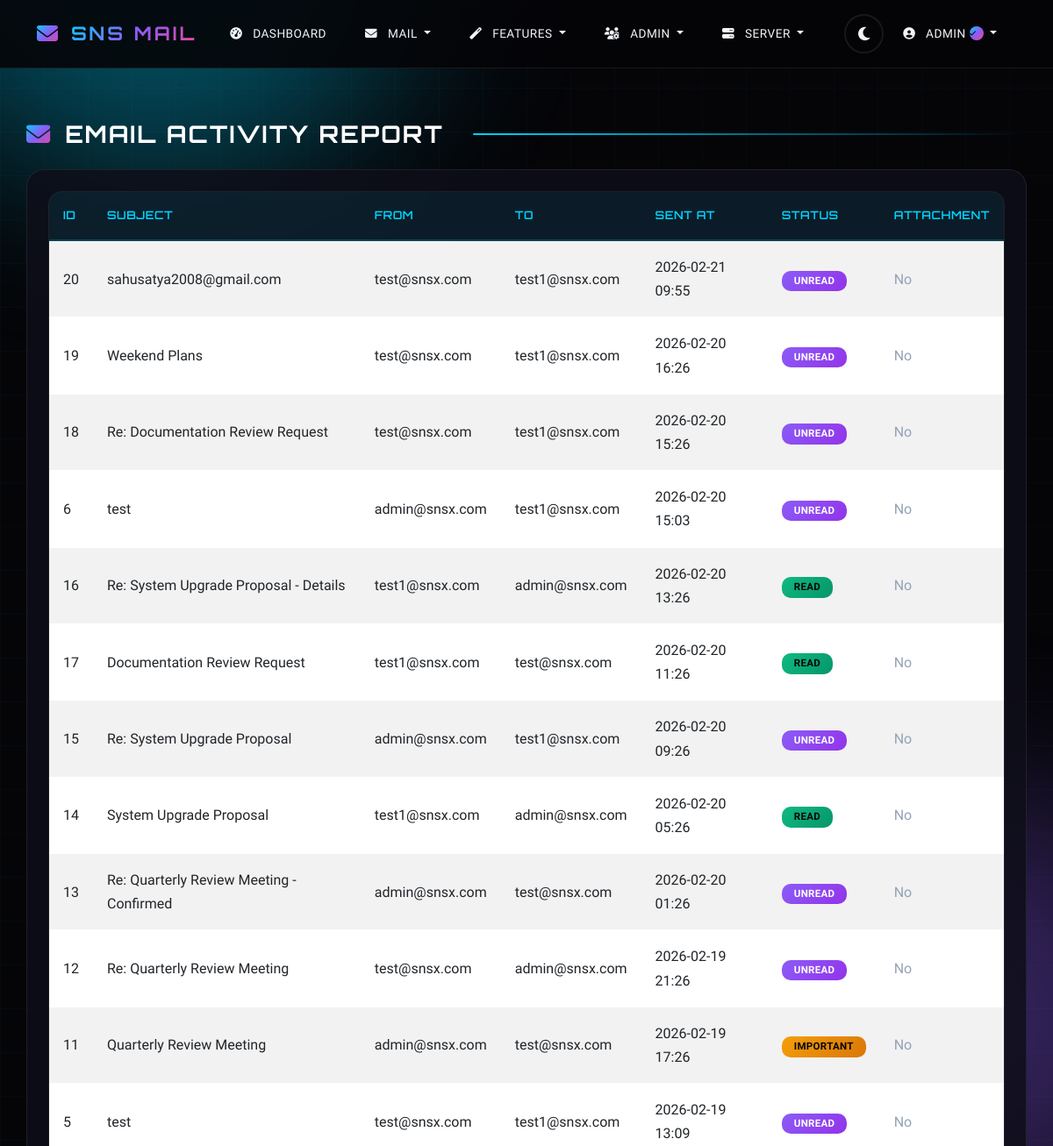
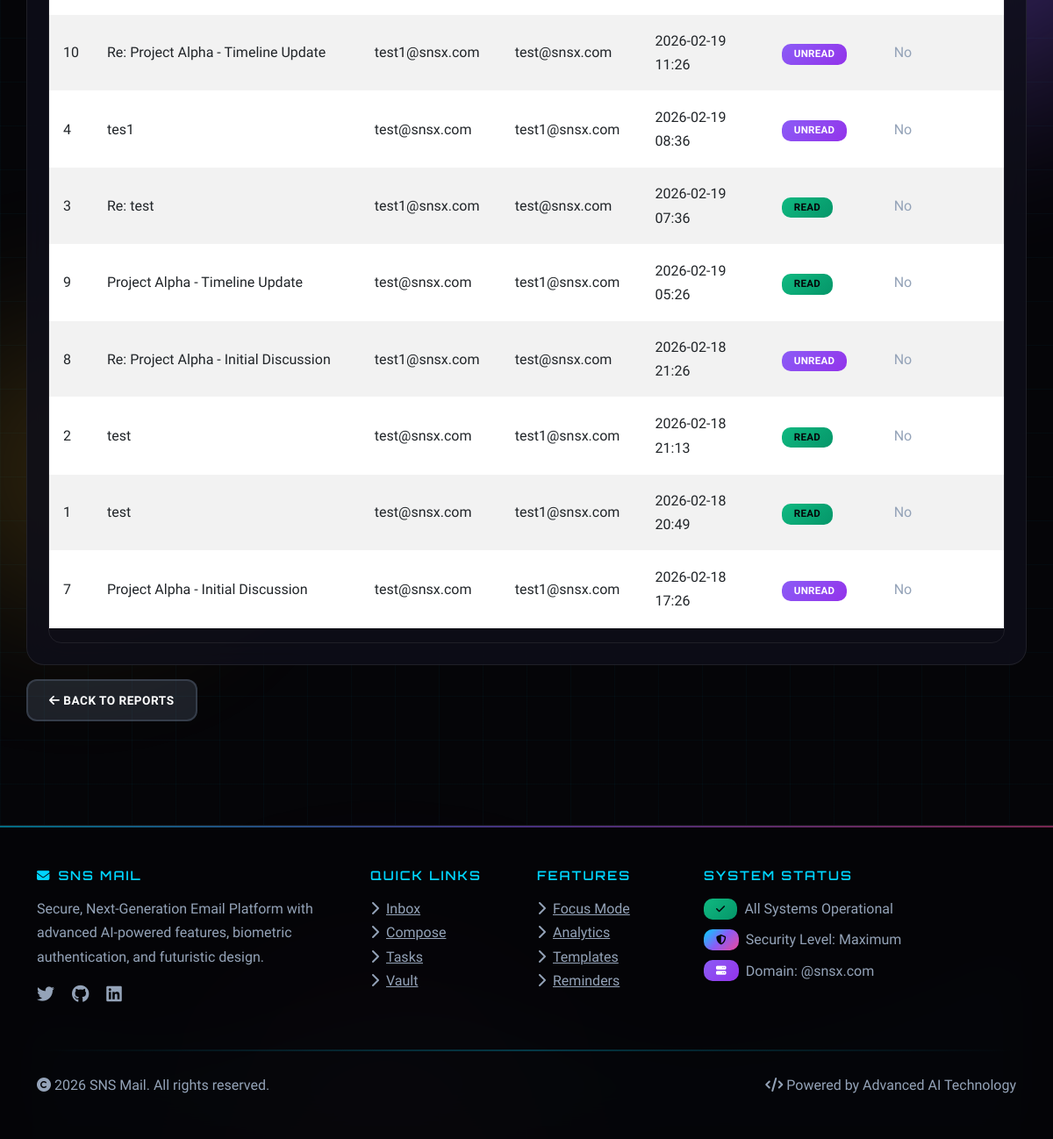
Page /reports/email-activity (signed in) on the committed database (2 pictures, top to bottom).
### sns_mail/database/models.py (models this page shows, shortened)
class User(UserMixin, db.Model):
    __tablename__ = 'users'
    id = db.Column(db.Integer, primary_key=True)
    name = db.Column(db.String(100), nullable=False)
    username = db.Column(db.String(50), unique=True, nullable=False)
    email = db.Column(db.String(120), unique=True, nullable=False)
    password_hash = db.Column(db.String(128))
    face_photo = db.Column(db.String(200))
    eye_scan = db.Column(db.String(200))
    totp_secret = db.Column(db.String(16))
    is_2fa_enabled = db.Column(db.Boolean, default=False)
    is_admin = db.Column(db.Boolean, default=False)
    is_server_admin = db.Column(db.Boolean, default=False)
    is_banned = db.Column(db.Boolean, default=False)
    ban_reason = db.Column(db.Text)
    is_verified = db.Column(db.Boolean, default=False)  # Blue tick verification
    created_at = db.Column(db.DateTime, default=datetime.utcnow)
    last_login = db.Column(db.DateTime)
    login_attempts = db.Column(db.Integer, default=0)
    locked_until = db.Column(db.DateTime)
    ai_preferences = db.Column(db.Text)  # JSON for AI learning preferences
    mood_tracking_enabled = db.Column(db.Boolean, default=True)
    focus_mode_enabled = db.Column(db.Boolean, default=False)
    focus_mode_until = db.Column(db.DateTime)
    sent_emails = db.relationship('Email', foreign_keys='Email.sender_id', backref='sender', lazy='dynamic')
    received_emails = db.relationship('Email', foreign_keys='Email.recipient_id', backref='recipient', lazy='dynamic')
    drafts = db.relationship('Draft', backref='user', lazy='dynamic')
    sent_folders = db.relationship('SentFolder', backref='user', lazy='dynamic')
    important_folders = db.relationship('ImportantFolder', backref='user', lazy='dynamic')
    archive_folders = db.relationship('ArchiveFolder', backref='user', lazy='dynamic')
    deleted_folders = db.relationship('DeletedFolder', backref='user', lazy='dynamic')
    spam_folders = db.relationship('SpamFolder', backref='user', lazy='dynamic')
    notes = db.relationship('Note', backref='user', lazy='dynamic')
    tasks = db.relationship('Task', backref='user', lazy='dynamic')
    vault_items = db.relationship('VaultItem', backref='user', lazy='dynamic')
    email_analytics = db.relationship('EmailAnalytics', backref='user', lazy='dynamic')
    scheduled_emails = db.relationship('ScheduledEmail', backref='user', lazy='dynamic')
    mood_logs = db.relationship('MoodLog', backref='user', lazy='dynamic')
    focus_sessions = db.relationship('FocusSession', backref='user', lazy='dynamic')
    email_templates = db.relationship('EmailTemplate', backref='user', lazy='dynamic')

class Email(db.Model):
    __tablename__ = 'emails'
    id = db.Column(db.Integer, primary_key=True)
    subject = db.Column(db.String(200), nullable=False)
    body = db.Column(db.Text, nullable=False)
    sender_id = db.Column(db.Integer, db.ForeignKey('users.id'), nullable=False)
    recipient_id = db.Column(db.Integer, db.ForeignKey('users.id'), nullable=False)
    sent_at = db.Column(db.DateTime, default=datetime.utcnow)
    read_at = db.Column(db.DateTime)
    is_read = db.Column(db.Boolean, default=False)
    is_important = db.Column(db.Boolean, default=False)
    is_deleted = db.Column(db.Boolean, default=False)
    is_spam = db.Column(db.Boolean, default=False)
    attachment_path = db.Column(db.String(200))
    attachment_filename = db.Column(db.String(100))
    virus_detected = db.Column(db.Boolean, default=False)
    is_self_destructing = db.Column(db.Boolean, default=False)
    destruct_after_read = db.Column(db.Boolean, default=False)
    destruct_at = db.Column(db.DateTime)
    destructed_at = db.Column(db.DateTime)
    is_encrypted = db.Column(db.Boolean, default=False)
    encryption_key = db.Column(db.String(64))
    mood_score = db.Column(db.Float)  # AI-detected mood (-1 to 1)
    mood_label = db.Column(db.String(20))  # positive, negative, neutral
    ai_summary = db.Column(db.Text)  # AI-generated summary
    priority_score = db.Column(db.Float, default=0.5)  # 0-1 priority
    read_duration = db.Column(db.Integer)  # seconds spent reading
    is_pinned = db.Column(db.Boolean, default=False)
    pinned_at = db.Column(db.DateTime)
    follow_up_reminder = db.Column(db.DateTime)
    follow_up_sent = db.Column(db.Boolean, default=False)

### sns_mail/core/admin_routes.py (the view)
@admin.route('/reports/email-activity')
@login_required
def email_activity_report():
    if not current_user.is_admin and not current_user.is_server_admin:
        flash('Access denied.', 'danger')
        return redirect(url_for('client.dashboard'))
    emails = Email.query.order_by(Email.sent_at.desc()).limit(100).all()
    return render_template('admin/email_activity_report.html', emails=emails)

### sns_mail/templates/admin/email_activity_report.html (shortened to what this page needs)
{% extends "base.html" %}
{% block content %}
<div class="row">
    <div class="col-12">
        <h2 class="mb-4">
            <i class="fas fa-envelope text-primary"></i>
            Email Activity Report
        </h2>
    </div>
</div>
<div class="card">
    <div class="card-body">
        <div class="table-responsive">
            <table class="table table-striped table-hover">
                <thead>
                    <tr>
                        <th>ID</th>
                        <th>Subject</th>
                        <th>From</th>
                        <th>To</th>
                        <th>Sent At</th>
                        <th>Status</th>
                        <th>Attachment</th>
                    </tr>
                </thead>
                <tbody>
                    {% for email in emails %}
                        <tr>
                            <td>{{ email.id }}</td>
                            <td>{{ email.subject[:40] }}{% if email.subject|length > 40 %}...{% endif %}</td>
                            <td>{{ email.sender.email }}</td>
                            <td>{{ email.recipient.email }}</td>
                            <td>{{ email.sent_at.strftime('%Y-%m-%d %H:%M') if email.sent_at else 'N/A' }}</td>
                            <td>
                                {% if email.is_spam %}
                                    <span class="badge bg-danger">Spam</span>
                                {% elif email.is_deleted %}
                                    <span class="badge bg-secondary">Deleted</span>
                                {% elif email.is_important %}
                                    <span class="badge bg-warning">Important</span>
                                {% elif not email.is_read %}
                                    <span class="badge bg-info">Unread</span>
                                {% else %}
                                    <span class="badge bg-success">Read</span>
                                {% endif %}
                            </td>
                            <td>
                                {% if email.attachment_filename %}
                                    <span class="badge bg-primary">Yes</span>
                                {% else %}
                                    <span class="text-muted">No</span>
                                {% endif %}
                            </td>
                        </tr>
                    {% else %}
                        <tr>
                            <td colspan="7" class="text-center">No emails found</td>
                        </tr>
                    {% endfor %}
                </tbody>
            </table>
        </div>
    </div>
</div>
<div class="mt-3">
    <a href="{{ url_for('admin.reports') }}" class="btn btn-secondary">
        <i class="fas fa-arrow-left"></i> Back to Reports
    </a>
</div>
{% endblock %}

### sns_mail/templates/base.html (shortened to what this page needs)
<!DOCTYPE html>
<html lang="en">
<head>
    <link href="https://cdn.jsdelivr.net/npm/bootstrap@5.3.0/dist/css/bootstrap.min.css" rel="stylesheet">
    <link href="https://cdnjs.cloudflare.com/ajax/libs/font-awesome/6.4.0/css/all.min.css" rel="stylesheet">
    <link href="{{ url_for('static', filename='css/style.css') }}" rel="stylesheet">
</head>
<body>
    <div class="parallax-container">
        <div class="parallax-orb orb-1"></div>
    </div>
    <div class="wave-container">
    </div>
    <nav class="navbar navbar-expand-lg navbar-dark" id="mainNavbar">
        <div class="container">
            <a class="navbar-brand" href="{{ url_for('auth.index') }}">
                <i class="fas fa-envelope icon-animated"></i>
                <span>SNS Mail</span>
            </a>
            <div class="collapse navbar-collapse" id="navbarNav">
                <ul class="navbar-nav me-auto">
                    {% if current_user.is_authenticated %}
                        <li class="nav-item">
                            <a class="nav-link" href="{{ url_for('client.dashboard') }}">
                                <i class="fas fa-tachometer-alt"></i> Dashboard
                            </a>
                        </li>
                        <li class="nav-item dropdown">
                            <a class="nav-link dropdown-toggle" href="#" role="button" data-bs-toggle="dropdown">
                                <i class="fas fa-envelope"></i> Mail
                            </a>
                        </li>
                        <li class="nav-item dropdown">
                            <a class="nav-link dropdown-toggle" href="#" role="button" data-bs-toggle="dropdown">
                                <i class="fas fa-magic"></i> Features
                            </a>
                        </li>
                        {% if current_user.is_admin or current_user.is_server_admin %}
                            <li class="nav-item dropdown">
                                <a class="nav-link dropdown-toggle" href="#" role="button" data-bs-toggle="dropdown">
                                    <i class="fas fa-users-cog"></i> Admin
                                </a>
                            </li>
                        {% endif %}
                        {% if current_user.is_server_admin %}
                            <li class="nav-item dropdown">
                                <a class="nav-link dropdown-toggle" href="#" role="button" data-bs-toggle="dropdown">
                                    <i class="fas fa-server"></i> Server
                                </a>
                            </li>
                        {% endif %}
                    {% endif %}
                </ul>
                <ul class="navbar-nav d-flex align-items-center">
                    <li class="nav-item">
                        <button class="theme-toggle" id="themeToggle" title="Toggle Theme">
                            <i class="fas fa-moon" id="themeIcon"></i>
                        </button>
                    </li>
                    {% if current_user.is_authenticated %}
                        <li class="nav-item dropdown">
                            <a class="nav-link dropdown-toggle" href="#" role="button" data-bs-toggle="dropdown">
                                <i class="fas fa-user-circle"></i>
                                <span class="verified-name">
                                    {{ current_user.username }}
                                    {% if current_user.is_verified %}
                                        <span class="verified-badge verified-badge-sm" data-tooltip="Verified User">
                                            <i class="fas fa-check"></i>
                                        </span>
                                    {% endif %}
                                </span>
                            </a>
                        </li>
                    {% endif %}
                </ul>
            </div>
        </div>
    </nav>
    <main class="container mt-4">
        {% block content %}{% endblock %}
    </main>
    <footer class="text-light mt-5 py-5">
        <div class="container">
            <div class="row">
                <div class="col-lg-4 mb-4">
                    <h5><i class="fas fa-envelope me-2 icon-pulse"></i>SNS Mail</h5>
                    <p class="mt-3">Secure, Next-Generation Email Platform with advanced AI-powered features, biometric authentication, and futuristic design.</p>
                    <div class="mt-3">
                        <a href="#" class="text-secondary me-3"><i class="fab fa-twitter fa-lg icon-animated"></i></a>
                        <a href="#" class="text-secondary me-3"><i class="fab fa-github fa-lg icon-animated"></i></a>
                        <a href="#" class="text-secondary me-3"><i class="fab fa-linkedin fa-lg icon-animated"></i></a>
                    </div>
                </div>
                <div class="col-lg-2 col-md-4 mb-4">
                    <h5>Quick Links</h5>
                    <ul class="list-unstyled mt-3">
                        <li><a href="{{ url_for('client.inbox') }}" class="text-secondary"><i class="fas fa-chevron-right me-2"></i>Inbox</a></li>
                        <li><a href="{{ url_for('client.compose') }}" class="text-secondary"><i class="fas fa-chevron-right me-2"></i>Compose</a></li>
                        <li><a href="{{ url_for('features.tasks') }}" class="text-secondary"><i class="fas fa-chevron-right me-2"></i>Tasks</a></li>
                        <li><a href="{{ url_for('features.vault') }}" class="text-secondary"><i class="fas fa-chevron-right me-2"></i>Vault</a></li>
                    </ul>
                </div>
                <div class="col-lg-2 col-md-4 mb-4">
                    <h5>Features</h5>
                    <ul class="list-unstyled mt-3">
                        <li><a href="{{ url_for('features.focus_mode') }}" class="text-secondary"><i class="fas fa-chevron-right me-2"></i>Focus Mode</a></li>
                        <li><a href="{{ url_for('features.analytics') }}" class="text-secondary"><i class="fas fa-chevron-right me-2"></i>Analytics</a></li>
                        <li><a href="{{ url_for('features.templates') }}" class="text-secondary"><i class="fas fa-chevron-right me-2"></i>Templates</a></li>
                        <li><a href="{{ url_for('features.reminders') }}" class="text-secondary"><i class="fas fa-chevron-right me-2"></i>Reminders</a></li>
                    </ul>
                </div>
                <div class="col-lg-4 col-md-4 mb-4">
                    <h5>System Status</h5>
                    <div class="mt-3">
                        <div class="d-flex align-items-center mb-2">
                            <span class="badge bg-success me-2"><i class="fas fa-check icon-pulse"></i></span>
                            <span class="text-secondary">All Systems Operational</span>
                        </div>
                        <div class="d-flex align-items-center mb-2">
                            <span class="badge bg-primary me-2"><i class="fas fa-shield-alt icon-pulse"></i></span>
                            <span class="text-secondary">Security Level: Maximum</span>
                        </div>
                        <div class="d-flex align-items-center">
                            <span class="badge bg-info me-2"><i class="fas fa-server icon-pulse"></i></span>
                            <span class="text-secondary">Domain: @snsx.com</span>
                        </div>
                    </div>
                </div>
            </div>
            <hr>
            <div class="row align-items-center">
                <div class="col-md-6">
                    <p class="mb-0 text-secondary">
                        <i class="fas fa-copyright"></i> 2026 SNS Mail. All rights reserved.
                    </p>
                </div>
                <div class="col-md-6 text-md-end">
                    <p class="mb-0 text-secondary">
                        <i class="fas fa-code"></i> Powered by Advanced AI Technology
                    </p>
                </div>
            </div>
        </div>
    </footer>
</body>
</html>

### rows in the picture
User: username "ADMIN"
Email: id "20", subject "sahusatya2008@gmail.com", sender.email "test@snsx.com", recipient.email "test1@snsx.com", sent_at "2026-02-21 09:55", is_spam "UNREAD", shows "No"
Email: id "19", subject "Weekend Plans", sender.email "test@snsx.com", recipient.email "test1@snsx.com", sent_at "2026-02-20 16:26", is_spam "UNREAD", shows "No"
Email: id "18", subject "Re: Documentation Review Request", sender.email "test@snsx.com", recipient.email "test1@snsx.com", sent_at "2026-02-20 15:26", is_spam "UNREAD", shows "No"
Email: id "6", subject "test", sender.email "admin@snsx.com", recipient.email "test1@snsx.com", sent_at "2026-02-20 15:03", is_spam "UNREAD", shows "No"
Email: id "16", subject "Re: System Upgrade Proposal - Details", sender.email "test1@snsx.com", recipient.email "admin@snsx.com", sent_at "2026-02-20 13:26", is_spam "READ", shows "No"
Email: id "17", subject "Documentation Review Request", sender.email "test1@snsx.com", recipient.email "test@snsx.com", sent_at "2026-02-20 11:26", is_spam "READ", shows "No"
Email: id "15", subject "Re: System Upgrade Proposal", sender.email "admin@snsx.com", recipient.email "test1@snsx.com", sent_at "2026-02-20 09:26", is_spam "UNREAD", shows "No"
Email: id "14", subject "System Upgrade Proposal", sender.email "test1@snsx.com", recipient.email "admin@snsx.com", sent_at "2026-02-20 05:26", is_spam "READ", shows "No"
Email: id "13", subject "Re: Quarterly Review Meeting - Confirmed", sender.email "admin@snsx.com", recipient.email "test@snsx.com", sent_at "2026-02-20 01:26", is_spam "UNREAD", shows "No"
Email: id "12", subject "Re: Quarterly Review Meeting", sender.email "test@snsx.com", recipient.email "admin@snsx.com", sent_at "2026-02-19 21:26", is_spam "UNREAD", shows "No"
Email: id "11", subject "Quarterly Review Meeting", sender.email "admin@snsx.com", recipient.email "test@snsx.com", sent_at "2026-02-19 17:26", is_spam "IMPORTANT", shows "No"
Email: id "5", subject "test", sender.email "test@snsx.com", recipient.email "test1@snsx.com", sent_at "2026-02-19 13:09", is_spam "UNREAD", shows "No"
Email: id "10", subject "Re: Project Alpha - Timeline Update", sender.email "test1@snsx.com", recipient.email "test@snsx.com", sent_at "2026-02-19 11:26", is_spam "UNREAD", shows "No"
Email: id "4", subject "tes1", sender.email "test@snsx.com", recipient.email "test1@snsx.com", sent_at "2026-02-19 08:36", is_spam "UNREAD", shows "No"
Email: id "3", subject "Re: test", sender.email "test1@snsx.com", recipient.email "test@snsx.com", sent_at "2026-02-19 07:36", is_spam "READ", shows "No"
Email: id "9", subject "Project Alpha - Timeline Update", sender.email "test@snsx.com", recipient.email "test1@snsx.com", sent_at "2026-02-19 05:26", is_spam "READ", shows "No"
Email: id "8", subject "Re: Project Alpha - Initial Discussion", sender.email "test1@snsx.com", recipient.email "test@snsx.com", sent_at "2026-02-18 21:26", is_spam "UNREAD", shows "No"
Email: id "2", subject "test", sender.email "test@snsx.com", recipient.email "test1@snsx.com", sent_at "2026-02-18 21:13", is_spam "READ", shows "No"
Email: id "1", subject "test", sender.email "test@snsx.com", recipient.email "test1@snsx.com", sent_at "2026-02-18 20:49", is_spam "READ", shows "No"
Email: id "7", subject "Project Alpha - Initial Discussion", sender.email "test@snsx.com", recipient.email "test1@snsx.com", sent_at "2026-02-18 17:26", is_spam "UNREAD", shows "No"
